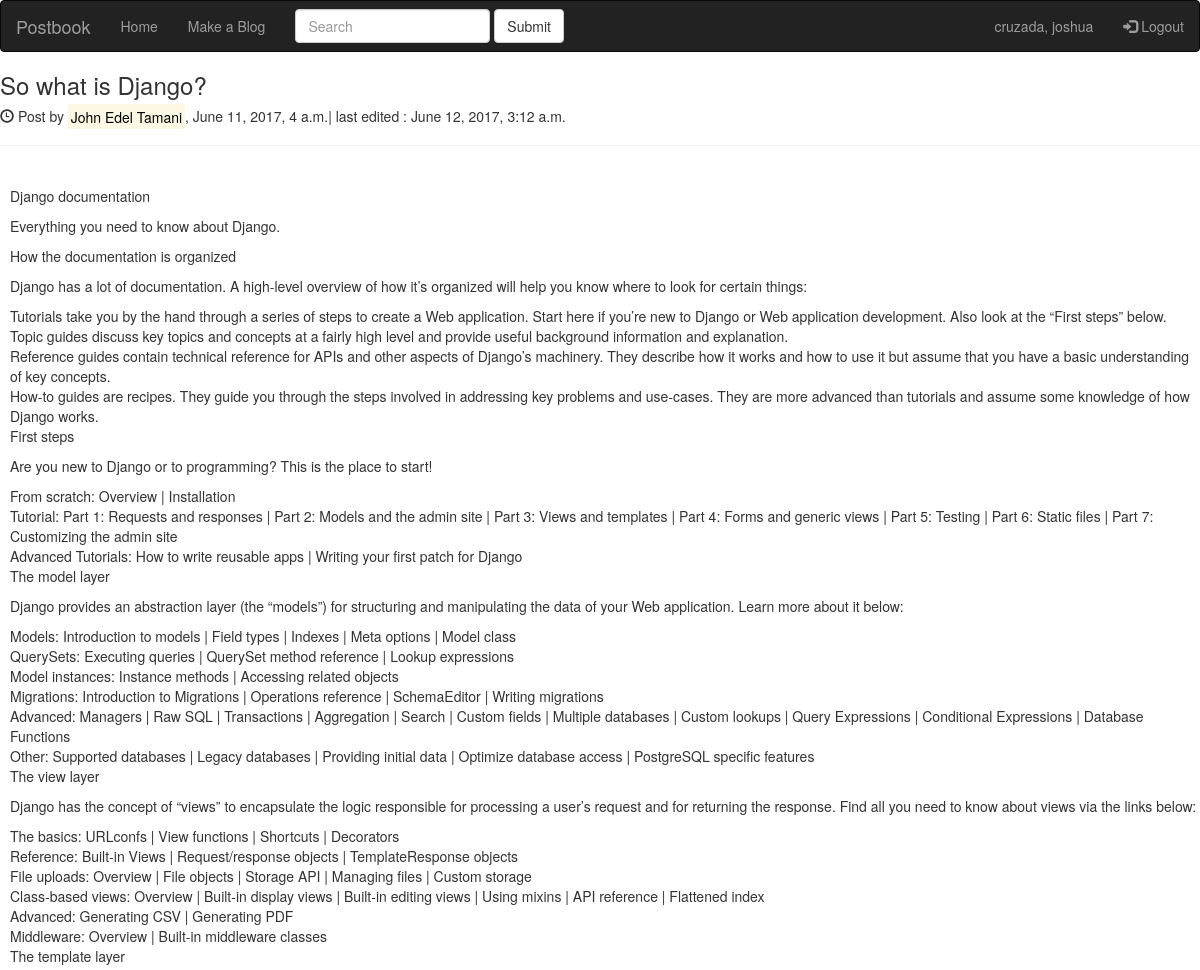
Before: /blog/2/ (signed in, upper part) with the older database file.
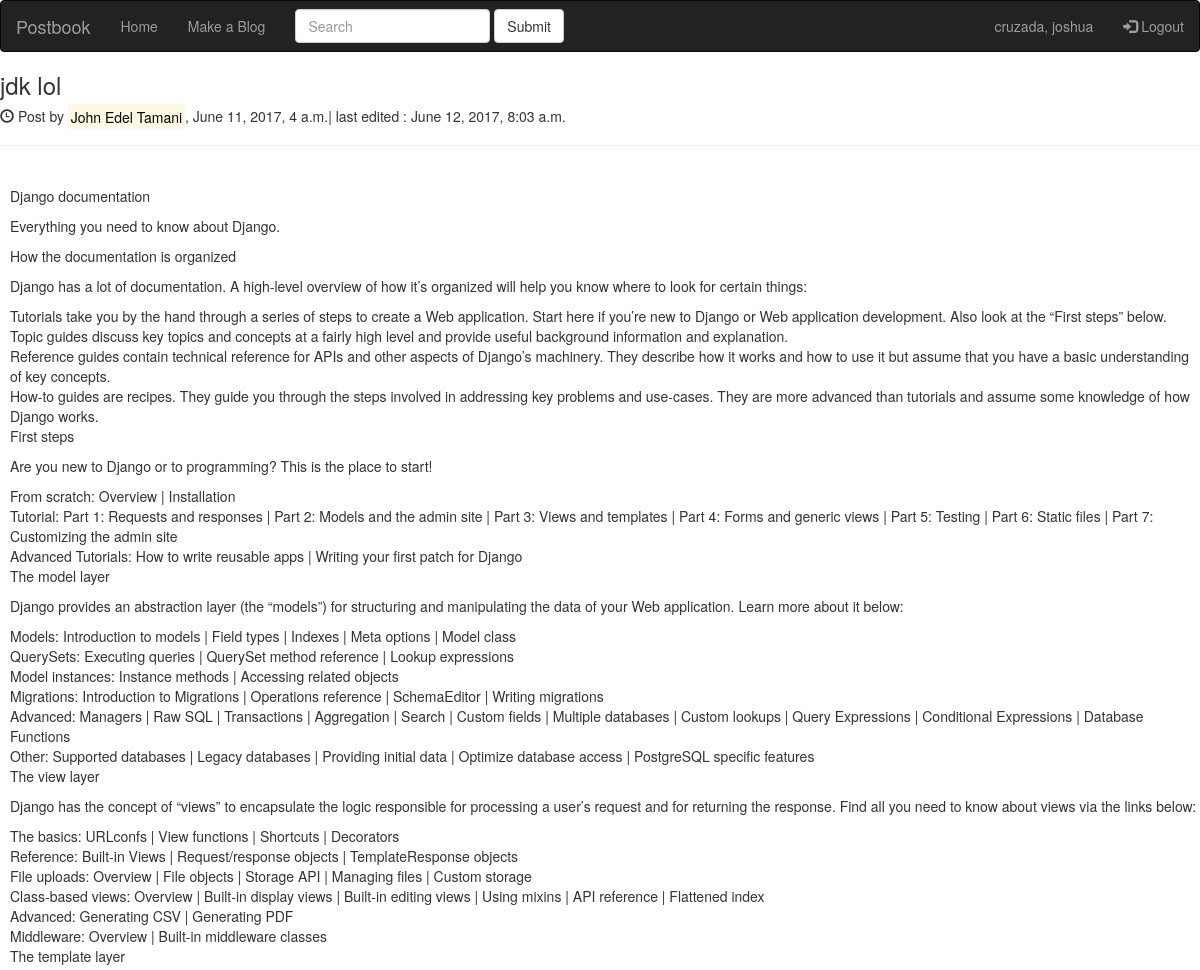
After: the same page with the newer database file.
### blog/models.py (models this page shows, shortened)
class Post(models.Model):
    author = models.ForeignKey(Author, on_delete = models.CASCADE)
    cdate = models.DateTimeField(editable=False)
    edate = models.DateTimeField()
    title = models.CharField(max_length = 100)
    content = models.TextField()

class Author(models.Model):
    first_name = models.CharField(max_length=100)
    last_name = models.CharField(max_length=100)
    password = models.CharField(max_length=100)
    username = models.CharField(max_length=100, primary_key= True)

### blog/views.py (the view, shortened to what this page needs)
# urls.py: url(r'^(?P<Post_id>[0-9]+)/$', views.specific, name='detail'),
def specific(request, Post_id):
    post = Post.objects.get(id = Post_id)
    try:
        myPost = Votes.objects.get(author = Author.objects.get(username=request.session['username']),Ppost = post)
        print('yes')
    except:
        myPost = None
    return render(request, 'key_blog.html', {'post':post,'comments':Comments.objects.filter(Ppost = post),'votes':len(Votes.objects.filter(Ppost=post,pointer=True)),'panget':len(Votes.objects.filter(Ppost=post,pointer=False)),'user': Author.objects.get(username=request.session['username']),'myPost':myPost})

### blog/templates/key_blog.html (shortened to what this page needs)
{% extends 'base.html' %}
{% block uname %}{{ user.last_name}}, {{ user.first_name }}{% endblock %}
{% block body %}
        <h3>{{ post.title }}</h3>
        <h5><span class="glyphicon glyphicon-time"></span> Post by <mark>{{ post.author.first_name }} {{ post.author.last_name }}</mark>, {{ post.cdate }}| last edited : {{ post.edate }}</h5>
        <hr>
        <div style = "margin-left:10px">
            <br>
            {{ post.content|linebreaks }}
        </div>
    <p><span class="badge">{{ comments|length }}</span> Comments:</p><br>
{% endblock %}

Changed rows visible on the page:
changed Post "John Edel": title "So what is Django?" → "jdk lol"; edate "June 12, 2017, 3:12 a.m." → "June 12, 2017, 8:03 a.m."
